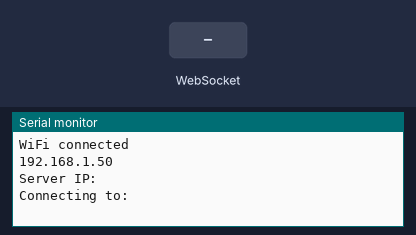
Bench run of a sketch on a simulated ESP32. On the bench: the last lines printed to the serial monitor. The test bench sets the inputs (shaded band). WiFi joins after 1.5 s; servers stay silent unless stated; random numbers use the default seed unless the sketch sets one; EEPROM starts erased.

Above: at 3.7 s.
3.8 s: WebSocket text "1" received
At 4.9 s:
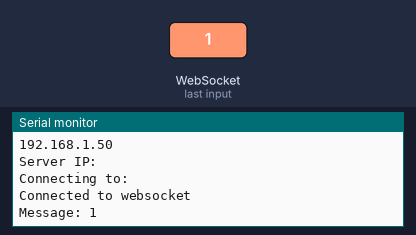
5.3 s: WebSocket text "0" received
At 6.0 s:
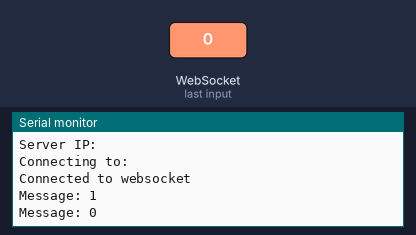
6.8 s: WebSocket text "2" received
At 7.1 s:
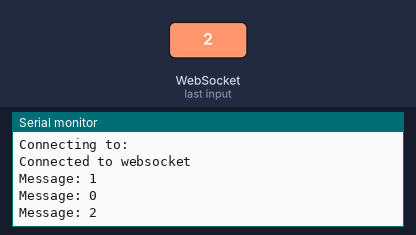

Measured:
- after the input at 3.8 s, the serial monitor: prints a new line at once (image 1)
- after the input at 5.3 s, the serial monitor: prints a new line at once (image 2)
- after the input at 6.8 s, the serial monitor: prints a new line at once (image 3)

The sketch:

index.ino
```cpp
#include <WiFi.h>
#include <WebSocketsClient.h>
#include <WiFiManager.h>
#include <Preferences.h>

WebSocketsClient webSocket;
Preferences preferences;

String serverIp;
int serverPort = 3000;

unsigned long lastSend = 0;

void webSocketEvent(WStype_t type, uint8_t * payload, size_t length) {

  switch(type) {

    case WStype_CONNECTED:
      Serial.println("Connected to websocket");
      break;

    case WStype_DISCONNECTED:
      Serial.println("Disconnected");
      break;

    case WStype_ERROR:
      Serial.println("WebSocket error");
      break;

    case WStype_TEXT:
      Serial.printf("Message: %s\n", payload);
      break;
  }
}

void setupWifi() {

  WiFiManager wm;

  preferences.begin("config", false);

  serverIp = preferences.getString("serverIp", "");

  char serverField[40];
  strcpy(serverField, serverIp.c_str());

  WiFiManagerParameter custom_server("server", "Server IP", serverField, 40);

  wm.addParameter(&custom_server);

  wm.startConfigPortal("ESP32-SETUP");

  serverIp = String(custom_server.getValue());

  preferences.putString("serverIp", serverIp);

  preferences.end();

  Serial.println("WiFi connected");
  Serial.println(WiFi.localIP());
  Serial.print("Server IP: ");
  Serial.println(serverIp);
}

void setup() {

  Serial.begin(115200);

  setupWifi();

  Serial.print("Connecting to: ");
  Serial.println(serverIp);

  delay(1000);

  webSocket.begin(serverIp.c_str(), serverPort, "/");
  webSocket.onEvent(webSocketEvent);

  webSocket.setReconnectInterval(2000);
  webSocket.enableHeartbeat(15000, 3000, 2);
}

void loop() {

  webSocket.loop();

  if (millis() - lastSend > 2000) {

    int head = random(0, 2);
    int torso = random(0, 2);
    int leftArm = random(0, 2);
    int rightArm = random(0, 2);
    int leftLeg = random(0, 2);
    int rightLeg = random(0, 2);

    String json = "{";
    json += "\"head\":" + String(head) + ",";
    json += "\"torso\":" + String(torso) + ",";
    json += "\"leftArm\":" + String(leftArm) + ",";
    json += "\"rightArm\":" + String(rightArm) + ",";
    json += "\"leftLeg\":" + String(leftLeg) + ",";
    json += "\"rightLeg\":" + String(rightLeg);
    json += "}";

    if (webSocket.isConnected()) {
      webSocket.sendTXT(json);
    }

    lastSend = millis();
  }
}
```
